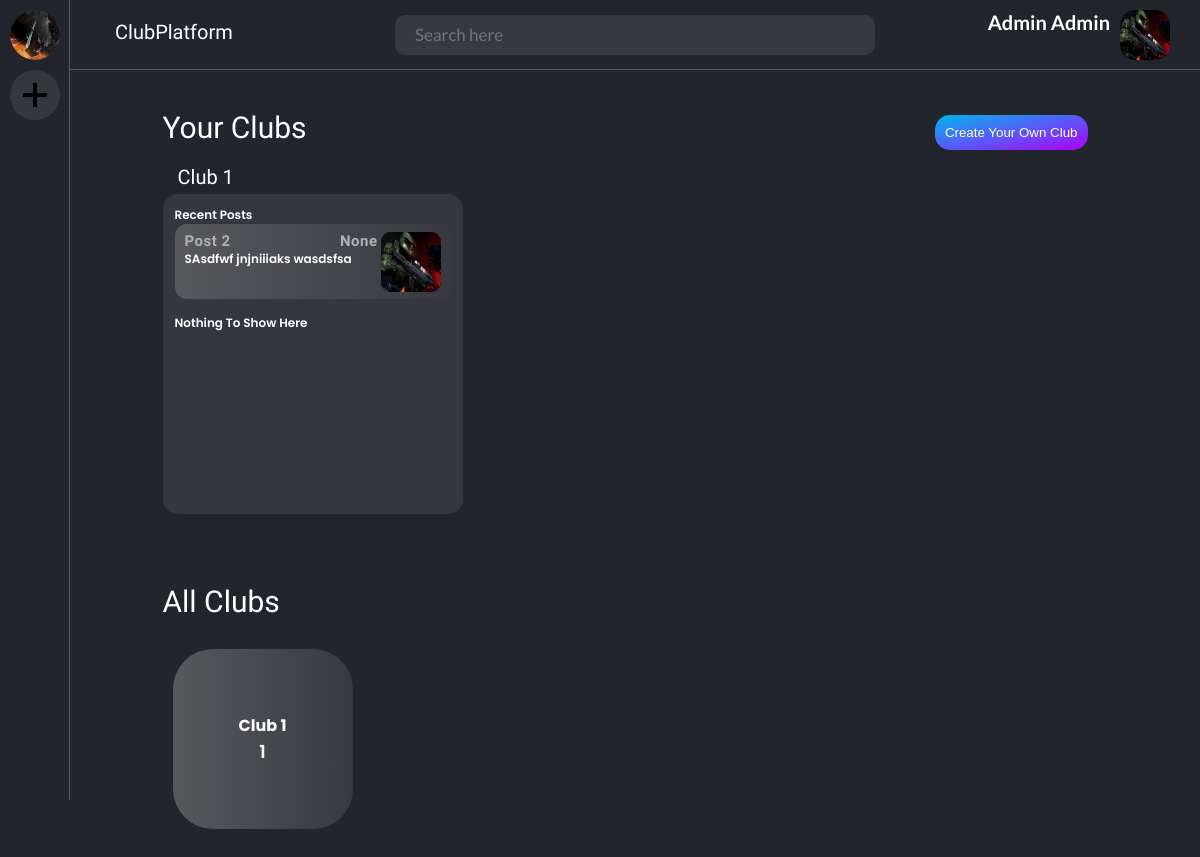
Page /home (signed in) on the committed database.
### mainplatform/models.py (models this page shows, shortened)
class Club(models.Model):
    class Meta:
        ordering = ['-date_created']
    owner = models.ForeignKey('Profile', unique=False,
                              on_delete=DO_NOTHING, default=None)
    school = models.ForeignKey(
        School, on_delete=models.DO_NOTHING, null=True, blank=True)
    name = models.CharField(max_length=100)
    abv = models.CharField(max_length=4, blank=True)
    image = models.ImageField(upload_to='images/', blank=True)
    email = models.CharField(max_length=60)
    who_are_we = models.TextField(max_length=1000, blank=True)
    mission_statement = models.TextField(max_length=1000, blank=True)
    vision = models.TextField(max_length=1000, blank=True)
    objectives = models.TextField(max_length=1000, blank=True)
    description = models.TextField(max_length=1000, blank=True)
    history = models.TextField(max_length=1000, blank=True)
    discord_link = models.CharField(max_length=1000, blank=True)
    slack_link = models.CharField(max_length=1000, blank=True)
    facebook_link = models.CharField(max_length=1000, blank=True)
    twitter_link = models.CharField(max_length=1000, blank=True)
    instagram_link = models.CharField(max_length=1000, blank=True)
    linkedin_link = models.CharField(max_length=1000, blank=True)
    shared_calendar_link = models.CharField(max_length=1000, blank=True)
    date_created = models.DateTimeField(auto_now=True)  # Autoadd field
    def __str__(self):
        return self.name

class Profile(models.Model):
    user = models.OneToOneField(User, on_delete=models.CASCADE)
    school = models.ForeignKey(
        School, null=True, blank=True, on_delete=models.DO_NOTHING)
    YEAR_LEVEL = (
        ('1', 'First'),
        ('2', 'Second'),
        ('3', 'Third'),
        ('4', 'Fourth'),
        ('5', 'Fifth'),
        ('NA', 'Not Applicable'),
    )
    first_name = models.CharField(max_length=40)
    last_name = models.CharField(max_length=40)
    year_level = models.CharField(
        max_length=40, choices=YEAR_LEVEL, default='M')
    image = models.ImageField(
        upload_to='images/', default=None, null=True, blank=True)
    date_created = models.DateTimeField(auto_now=True)
    def __str__(self):
        return "{} {}".format(self.first_name, self.last_name)

class Post(models.Model):
    class Meta:
        ordering = ['-date_created']
    club = models.ForeignKey(Club, on_delete=models.CASCADE, default=None)
    author = models.ForeignKey(Profile, on_delete=models.CASCADE, default=None)
    LOCATION_TYPE = (
        ('HB', 'Hybrid'),
        ('IP', 'In-Person'),
        ('R', 'Remote'),
    )
    date = models.DateTimeField(blank=True, default=None, null=True)
    image = models.ImageField(upload_to='images/', blank=True)
    title = models.CharField(max_length=100)
    short_description = models.CharField(max_length=100, blank=True)
    long_description = models.CharField(max_length=100, blank=True)
    location = models.CharField(
        max_length=150, blank=True, choices=LOCATION_TYPE)
    url = models.CharField(max_length=1000, blank=True)
    date_created = models.DateTimeField(auto_now=True)

### mainplatform/views.py (the view, shortened to what this page needs)
# urls.py: path('home', views.homedashboardView, name='home'),
def homedashboardView(request):
    usersClubs = [
        clubrelationship.club for clubrelationship in request.user.profile.clubprofilerelationship_set.all()]
    print(usersClubs)
    allClubs = Club.objects.all()
    club_form = ClubForm(initial={
        'owner': request.user.profile
    })
    profile_form = ProfileUpdateForm(instance=request.user.profile)
    page_title = "Home"
    context = {
        'page_title': page_title,
        'usersClubs': usersClubs,
        'allClubs': allClubs,
        'club_form': club_form,
        'profile_form': profile_form,
        'club': None
    }
    template_name = '../templates/homedashboard.html'
    return render(request, template_name, context)

### mainplatform/forms.py
class ClubForm(forms.ModelForm):
    class Meta:
        model = Club
        fields = "__all__"

class ProfileUpdateForm(forms.ModelForm):
    class Meta:
        model = Profile
        fields = "__all__"
        exclude = ('user',)

### mainplatform/templates/homedashboard.html (shortened to what this page needs)
{% extends "dashboardbase.html" %}
{% load static %}
{% block extra_head %}
<link rel="stylesheet" type="text/css" href="{% static 'css/App.css' %}">
{% endblock %}
{% block dashboardArea %}
<div class="sectionsContainer">
    <div class="section_font_title">Your Clubs</div>
    <div class="objectContainer clubActivities">
        <button class="formButton" id="showFormBtn" onclick="showForm('clubForm')">Create Your Own Club</button>
        {% if usersClubs %}
            {% for club in usersClubs %}
                {% include 'components/Card.html' with title=club.name type="club" item=club %}
            {% endfor %}
        {% else %}
            <div class="paragraph_font_large">Your not a part of any clubs, so join or make one!</div>
        {% endif %}
    </div>
    <div class="section_font_title">All Clubs</div>
    <div class="objectContainer clubList">
        {% if allClubs %}
            {% for club in allClubs %}
                {% include 'components/Badge.html' with type="club" value=club.name%}
            {% endfor %}
        {% else %}
            <div class="paragraph_font_large">Nothing To Show Here So Create Your Own Club!</div>
        {% endif %}
    </div>
</div>
{% endblock %}

### mainplatform/templates/components/Menu.html (shortened to what this page needs)
{% load static %}
<div class="menu">
    <div class="buttonsPanel">
        {% for notCurrentClub in usersClubs %}
            {% if notCurrentClub.name == club.name %}
                <button class="icon icon-1" id="currentClubIcon" onclick="showMenu()">
                    {{club.abv}}
                    {% if club.image %}
                        <img src="{{club.image.url}}" alt="" />
                    {% endif %}
                </button>
            {% else %}
                    <button class="icon icon-2" onclick="window.location='{% url 'club' notCurrentClub.id %}';">
                    {% if notCurrentClub.image %}
                        <img src="{{notCurrentClub.image.url}}" alt="" />
                    {% endif %}
                </button>
            {% endif %}
        {% endfor %}
        <button class="icon icon-3" onclick="window.location='{% url 'home' %}';">
            <svg xmlns="http://www.w3.org/2000/svg" width="24" height="24" viewBox="0 0 24 24">
                <path d="M24 10h-10v-10h-4v10h-10v4h10v10h4v-10h10z" />
            </svg>
        </button>
    </div>
</div>

### mainplatform/templates/components/ProfileTab.html (shortened to what this page needs)
{% load static %}
<div class="profileTab" onclick="showForm('profileForm')">
    <div class="body">
        <div class="name">{{user.profile.first_name}} {{user.profile.last_name}}</div>
    </div>
    {% if user.profile.image %}
    <img src="{{ user.profile.image.url }}" alt="" />
    {% endif %}
</div>

### mainplatform/templates/components/Card.html (shortened to what this page needs)
{% load static %}
<div class="genericCard">
  <div class="card_font_large">
    {{title}}
  </div>
  {% if type == "List" %}
    <div class="listView">
  {% elif title == "Posts" %}
    <div class="spectrum-background">
  {% elif type == 'club'%}
    <div class="clubActivityCard" onclick="window.location='{% url 'club' club.id %}';">
  {% else %}
  <div>
  {% endif %}
  {% if type == 'table'%}
    {% include 'components/Table.html' with item=members %}
    {% elif type == 'club'%}
      {% with club as item %}
        {% if club.post_set.count > 0 %}
          <div class="paragraph_font_large">Recent Posts</div>
          {% include 'components/StripSmall.html' with item=club.post_set.all.first%}
        {% endif %}
        {% if club.post_set.count == 0 or club.event_set.count == 0 %}
            <div class="paragraph_font_large">Nothing To Show Here</div>
        {% endif %}
      {% endwith %}
    {% elif type == 'List'%}
        {% for object in item %}
          {% include 'components/ListItem.html' with title=object.title date=object.date short_description=object.short_description long_description=object.long_description %}
        {% endfor %}
    {% endif %}
  </div>
</div>

### mainplatform/templates/components/StripSmall.html (shortened to what this page needs)
{% load static %}
<a href="{{item.url}}" style="margin-bottom: 15px">
    <div class="smallStrip">
        <div class="container">
            <div class="header title_font">
                <div class="title title_font">{{item.title}}</div>
                <div class="date-time title_font">{{item.date }}</div>
            </div>
            <div class="body paragraph_font_large">
                {{item.short_description}}
            </div>
        </div>
        {% if item.image %}
        <img src="{{item.image.url}}" alt="" class="thumbnail" />
        {% else %}
        <img src="https://source.unsplash.com/collection/9613967/" alt="" class="thumbnail" />
        {% endif %}
    </div>
</a>

### mainplatform/templates/components/Badge.html (shortened to what this page needs)
{% load static %}
{% if type == 'info' %}
<a href="#">
  <div class="info-badge">
    <div class="title">{{title}}</div>
    <div class="value paragraph_font">{{value}}</div>
  </div>
</a>
{% elif type == 'club' %}
  <div class="club-badge" onclick="window.location='{% url 'club' club.id %}';">
    <div class="title">{{value}}</div>
    <div class="value">{{club.clubprofilerelationship_set.count}}</div>
  </div>
{% endif %}

### rows in the picture
Club: image (picture), name "Club 1", title "Post 2", date "None", short_description "SAsdfwf jnjniiiaks wasdsfsa", shows "Nothing To Show Here", clubprofilerelationship_set.count "1"

### other values in the picture
{{ user.profile.first_name }} "Admin"
{{ user.profile.last_name }} "Admin"
